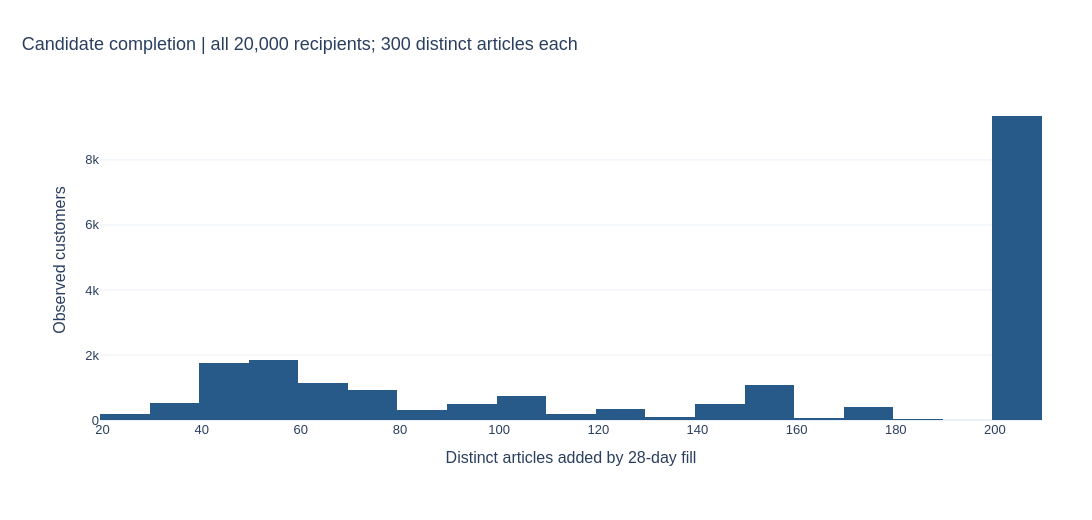

The code cell stored with this chart in its notebook:
### Markdown cell above
## 3. Candidate sources and deterministic priority

1. The latest 30 distinct personal articles, ties by article ID.
2. Global top 100 articles by 7-day purchase-row count.
3. Top 50 recent articles in each of the customer's three preferred product types.
4. Fill to 300 distinct articles using 28-day global popularity.

Preferred types use 180-day personal row counts, ties by type name. Within a type, popularity uses 7-day rows, ties by article ID. Source overlap is deduplicated. Previously purchased articles remain eligible. A customer without history uses global popularity. No future target article is injected into the pool.

### Code cell
pools,memberships,baseline_rows,candidate_audit=retrieve_candidates(customer_ids,context)
assert all(len(values)==len(set(values))==300 for values in pools.values())
assert candidate_audit['history_proposed'].le(30).all()
assert candidate_audit['global_proposed'].le(100).all()
assert candidate_audit['category_proposed'].le(150).all()
display(candidate_audit.describe())
fig=px.histogram(candidate_audit,x='fallback_added',nbins=30,
    labels={'fallback_added':'Distinct articles added by 28-day fill','count':'Cohort customers'},
    title='Candidate completion | all 20,000 recipients; 300 distinct articles each')
show_figure(fig,PROJECT_ROOT,'candidates_fallback')

### Figure 1 — Plotly figure (JSON) as saved in the notebook; plotly's stock layout.template omitted (floating-point values rounded to 4 significant figures; data arrays with more than 128 entries replaced by an {"elided": "..."} marker saying what was removed)
{"data": [{"bingroup": "x", "hovertemplate": "Distinct articles added by 28-day fill=%{x}<br>count=%{y}<extra></extra>", "legendgroup": "", "marker": {"color": "#285A89", "pattern": {"shape": ""}}, "name": "", "nbinsx": 30, "orientation": "v", "showlegend": false, "type": "histogram", "x": {"elided": "20000 int values"}, "xaxis": "x", "yaxis": "y"}], "layout": {"barmode": "relative", "colorway": ["#285A89", "#B67824", "#687B38", "#9B596D", "#78629A"], "font": {"family": "Arial", "size": 13}, "height": 520, "legend": {"orientation": "h", "tracegroupgap": 0, "x": 0, "y": 1.02, "yanchor": "bottom"}, "margin": {"b": 100, "l": 100, "r": 50, "t": 100}, "title": {"font": {"size": 18}, "text": "Candidate completion | all 20,000 recipients; 300 distinct articles each", "x": 0.02, "xanchor": "left"}, "width": 1100, "xaxis": {"anchor": "y", "domain": [0, 1], "title": {"text": "Distinct articles added by 28-day fill"}}, "yaxis": {"anchor": "x", "domain": [0, 1], "title": {"text": "Observed customers"}}}}
